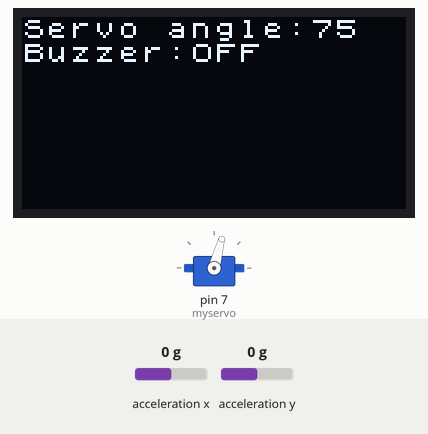
The sketch below on a simulated Arduino Uno, built with avr-gcc and run on an emulated ATmega328P. On the bench: servo, 128×64 one-colour display. The test bench sets the inputs (shaded band); at power-on: acceleration y 0 g, acceleration x 0 g.

Above: at 1.2 s.
1.3 s: acceleration y set to -1.4 g
At 2.3 s:
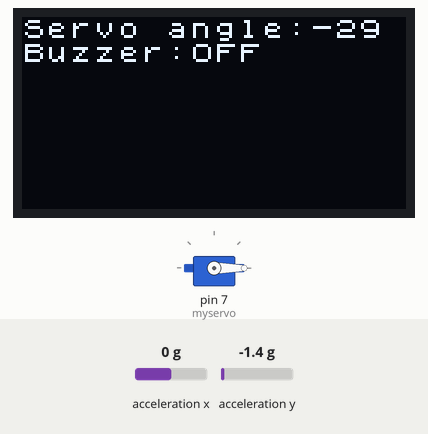
2.9 s: acceleration y set to 0.8 g
At 3.5 s:
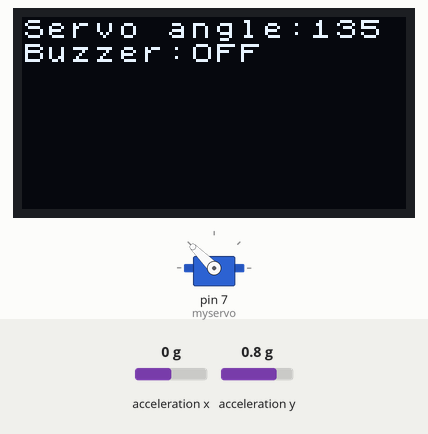
4.5 s: acceleration y set to 1.4 g
At 5.8 s:
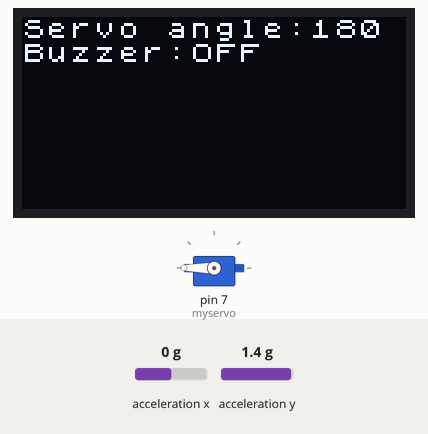
6.1 s: acceleration y set to 0 g
At 6.9 s:
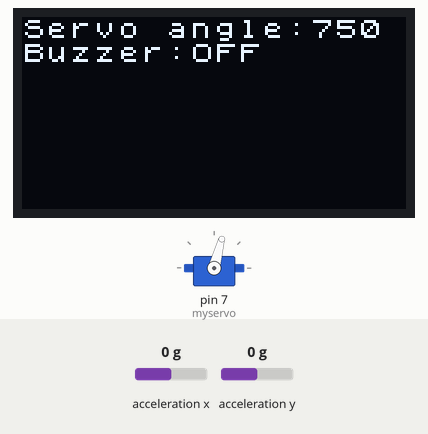
Timing chart, 0 to 8.7 s (numbered marks = the images above; inputs shaded):
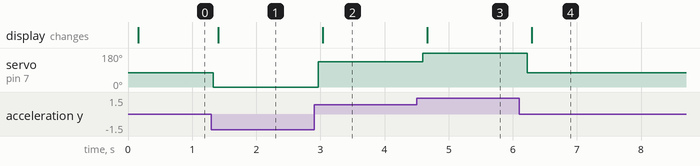

Measured:
- after the input at 1.3 s, servo on pin 7 (myservo): 75° → 0° at once; the display: changes after 0.10 s (image 1)
- after the input at 2.9 s, servo on pin 7 (myservo): 0° → 135° after 0.06 s; the display: changes after 0.14 s (image 2)
- after the input at 4.5 s, servo on pin 7 (myservo): 135° → 180° after 0.10 s; the display: changes after 0.17 s (image 3)
- after the input at 6.1 s, servo on pin 7 (myservo): 180° → 75° after 0.12 s; the display: changes after 0.20 s (image 4)

The sketch:

Final_project_accelometer_servo.ino
```cpp
//This is the package for the Accelerometer (I installed)
#include "LIS3DHTR.h"
//Needs this package (already installed?)
#include <Wire.h>
//import servo package
#include <Servo.h>
//import package used for OLED screen
#include <U8x8lib.h>
//Define the variable LIS as type LIS3DHTR<TwoWire>
LIS3DHTR<TwoWire> LIS; //IIC
//Changed name Wire to WIRE
#define WIRE Wire
//oled
U8X8_SSD1306_128X64_NONAME_HW_I2C Oled(/* reset=*/ U8X8_PIN_NONE);
float yAcc;
int val;
float valMap;
// create Servo object to control a servo
Servo myservo;
//define the pin for the buzzer
int buzzerPin = 5;


void setup() {
  //set up connection:
  Serial.begin(115200);
  LIS.begin(WIRE,0x19); //IIC init
  //I don't think that we want temperature control so I tried to shut it off
  LIS.closeTemp();
  //setFullScaleRange sets the full range of the accelometer --> defines how much acceleration the sensor cna measure
  //LIS3DHTR_RANGE_2G means +-2 gravitational acceleration
  LIS.setFullScaleRange(LIS3DHTR_RANGE_2G);
  //provide output measurements at this rate
  LIS.setOutputDataRate(LIS3DHTR_DATARATE_50HZ);
  //attaches the servo on pin 7 to the Servo object
  myservo.attach(7);
  //Initiate the OLED screen
  Oled.begin();
  // Sets the rotation of the screen
  Oled.setFlipMode(1);

}

void loop() {
  if (!LIS)
  {
    Serial.println("LIS3DHTR didn't connect.");
  }
  //calculate the angle from the y-axis output of the accelerometer (-1 to 1)
  //I chose to use the y-axis = board hold in front of your face and move left right (displaces the servo the least)
  yAcc = LIS.getAccelerationY();
  //Serial.print("x:"); Serial.print(LIS.getAccelerationX()); Serial.print("  ");
  //the y value is converted into a range between 0 and 2000, this will enable me to work with map
  valMap = (yAcc+1)*1000;
  //converts value from gravitational acceleration into angles between 0 and 150
  val = map(valMap, 0, 2000, 0, 150);
  //Serial.print("angle:"); Serial.print(valMap); Serial.print(" "); Serial.println(val);
  //write the value val (angle) to the servo
  myservo.write(val);
  //set up the OLED screen
  Oled.setFont(u8x8_font_chroma48medium8_r);
  Oled.setCursor(0, 0);    // Set the Coordinates
  //print the angle to the screen
  Oled.print("Servo angle:");
  Oled.println(val); // Print the Values
  Oled.refreshDisplay();    // Update the Display
  //Condition that if the valMap (angle)- if fulfilled, turn on buzzer
  if ((valMap == 0 | valMap == 2000) | LIS.getAccelerationX() == 1)
  {
    tone(buzzerPin, 500, 500);
    //Print to screen buzzer state
    Oled.print("Buzzer:");
    Oled.println("ON");
  }
  else{
    //Print to screen buzzer state
    Oled.print("Buzzer:");
    Oled.println("OFF");
  }
    //delay otherwise prints too fast to screen
    delay(20);

}
```
